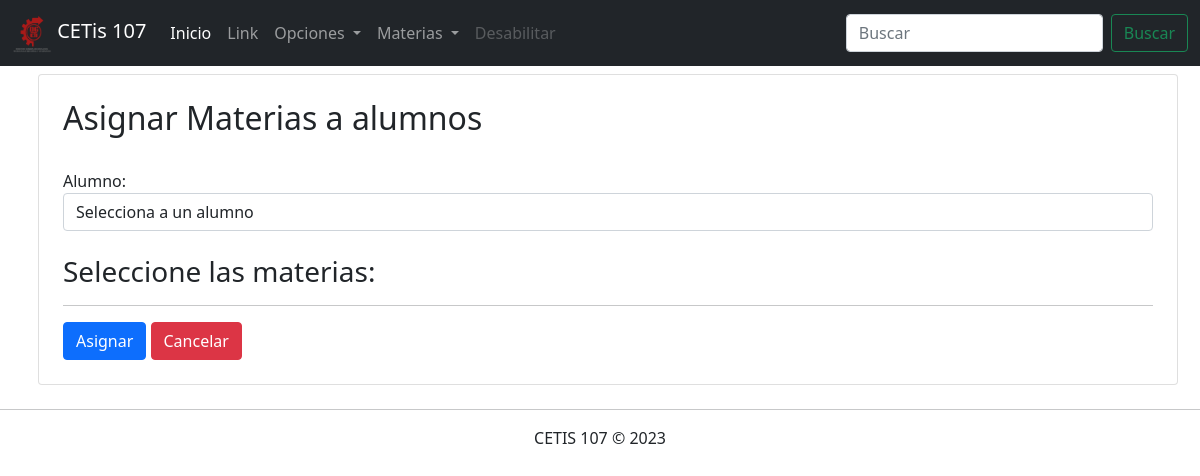
Before: /parcial3/AsignarMaterias.php with the older database file.
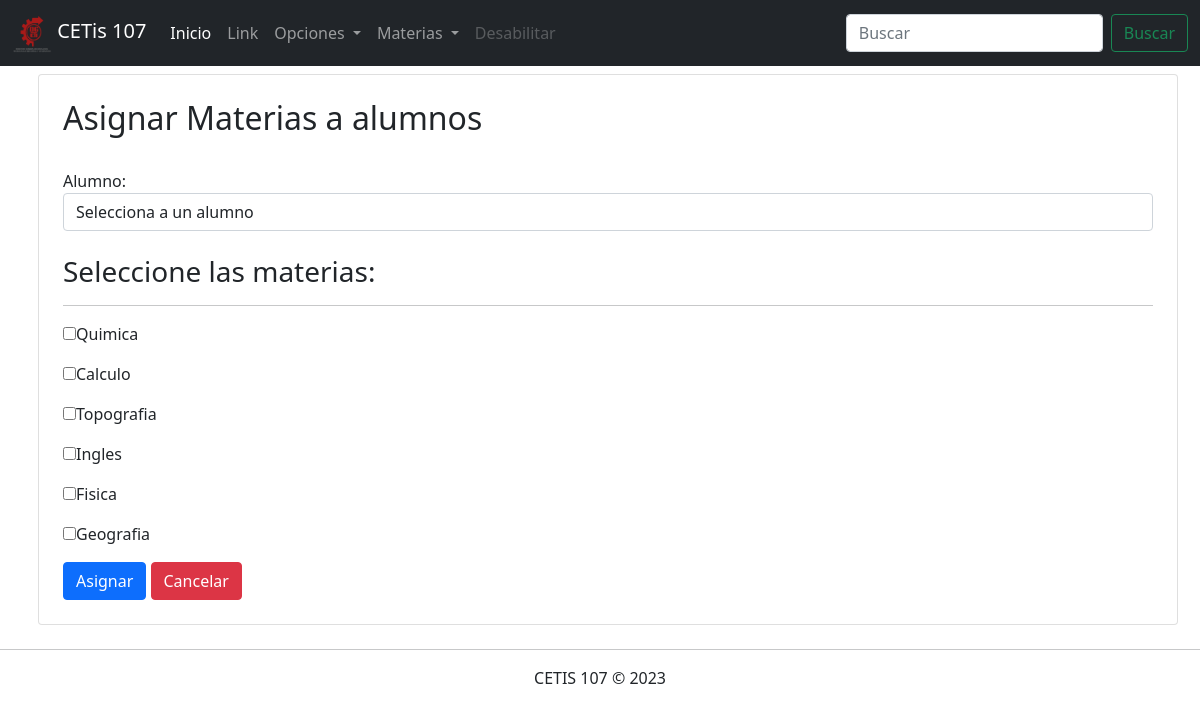
After: the same page with the newer database file.
### tables this page shows
CREATE TABLE `materias` (
  `id` bigint(20) NOT NULL,
  `nombre` varchar(100) NOT NULL,
  `semestre` int(11) NOT NULL,
  `especialidad` varchar(100) NOT NULL
);

### parcial3/AsignarMaterias.php (the view, shortened to what this page needs)
<!DOCTYPE html>
<html lang="en">
<head>
    <link rel="stylesheet" href="css/bootstrap.css">
</head>
<body>
    <?php
        include 'menu.php';
        include 'conexion.php';
        $sql_materias ="SELECT * FROM materias";
        $datos_materias = $conexion->query($sql_materias);
    ?>
    <div class="container">
        <div class="row">
            <div class="col-12 card p-4 m-2">
                <h2>Asignar Materias a alumnos</h2><br>
                <form action="guardarAsignacion.php" method="POST";>
                    <label for="">Alumno:</label>
                    <select name="alumno" class="form-control">
                        <option value="">Selecciona a un alumno</option>
                    </select><br>
                    <h3>Seleccione las materias:</h3><hr>
                    <?php if($datos_materias->num_rows > 0) {
                            while($registro = $datos_materias->fetch_assoc()){ ?>
                            <p><input type="checkbox" name="materias[]" value="<?php echo $registro["id"]; ?>"><?php echo $registro["nombre"]; ?></p>
                    <?php } } ?>
                    <div>
                        <input type="submit" class="btn btn-primary" value="Asignar">
                        <a href="" class="btn btn-danger">Cancelar</a>
                    </div>
                </form>
            </div>
        </div>
    </div>
    <footer class="text-center">
        <hr>
        CETIS 107 &copy; 2023
    </footer>
</body>
</html>

Changed rows visible on the page:
added materias: nombre "Quimica"
added materias: nombre "Calculo"
added materias: nombre "Topografia"
added materias: nombre "Ingles"
added materias: nombre "Fisica"
added materias: nombre "Geografia"
